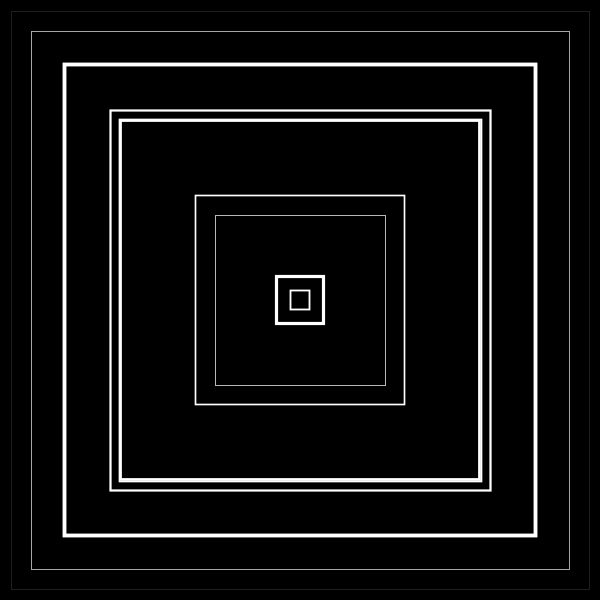
Frame 1 (no input)
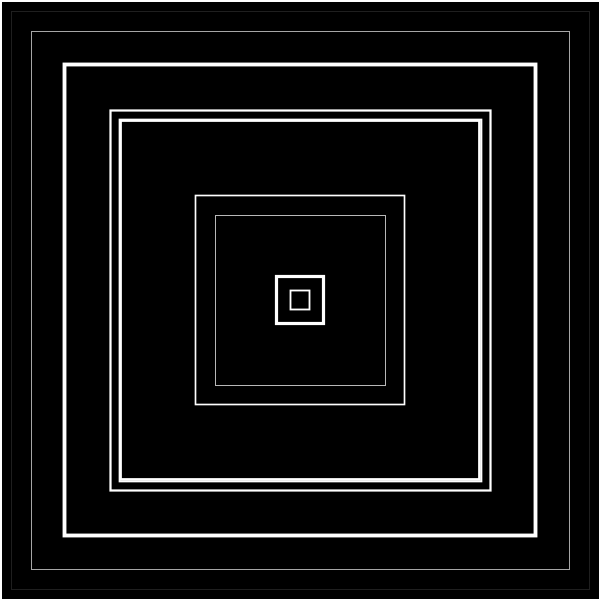
Frame 60 (the mouse pressed at the canvas centre just before this capture)
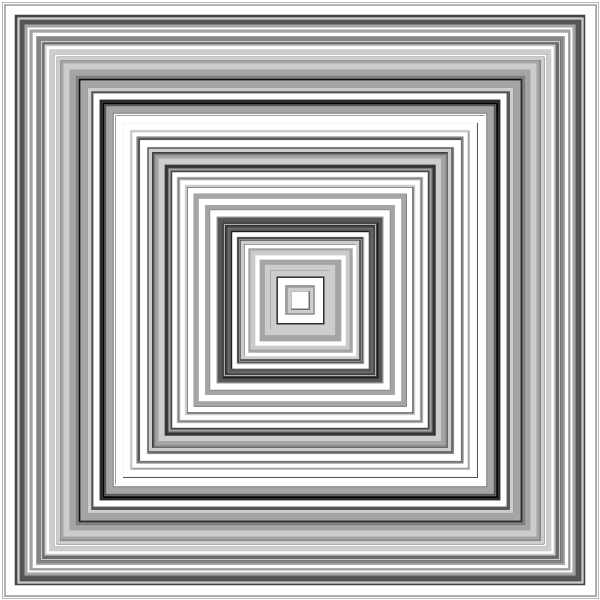
Frame 120 (the mouse held since frame 60 and released just before this capture)

The Processing sketch that drew these frames (run headless with seeded random() and noise(); from frame 60 on, the mouse is pressed at the canvas centre):

// Processing sketch: cuadro3
// ── cuadro3.pde


void setup() {
  frameRate(25);
  size(600,600);
  smooth();
  background(0);
  rectMode(CENTER);
}

int maxRects = 10;

void draw() {
  //noFill();
  //background(0);
  fill(0,mouseY/6);
  rect(width/2,height/2,width,height);
  stroke(255);
  int lado = (int)random(width/20);
  for (int i = 0; i < maxRects; i++) {
    noFill();
    strokeWeight(random(7));
    rect(width/2,height/2,lado, lado);
    lado = lado + (int) random(width/3);
    lado = lado % width;
  } 
  maxRects = mouseX/10;
}
